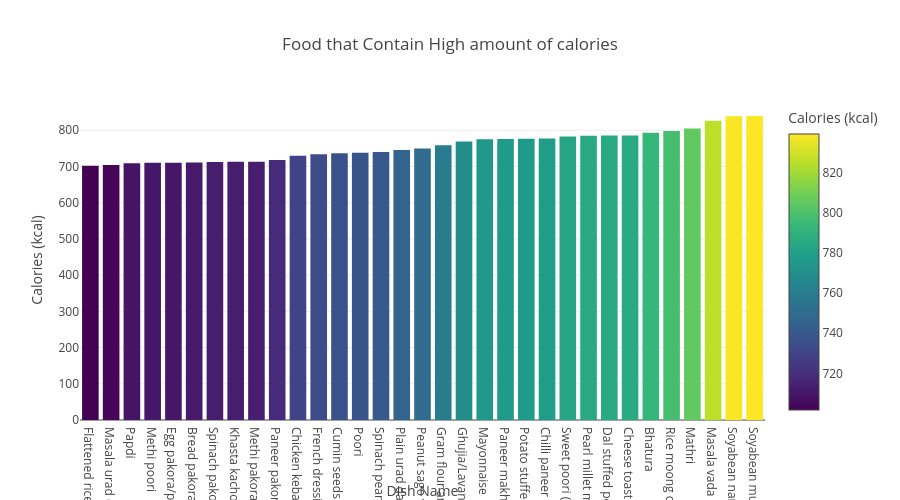

The code cell stored with this chart in its notebook:
### Code cell
fig = px.bar(df3, x='Dish Name', y ='Calories (kcal)', color = 'Calories (kcal)',title = "Food that Contain High amount of calories ", template = "none",height = 500, width = 900)
fig.show()

### Figure 1 — Plotly figure (JSON) as saved in the notebook; plotly's stock layout.template omitted (floating-point values rounded to 4 significant figures)
{"data": [{"hovertemplate": "Dish Name=%{x}<br>Calories (kcal)=%{marker.color}<extra></extra>", "legendgroup": "", "marker": {"color": [701.7, 703.8, 709.0, 710.0, 710.5, 711.0, 712.6, 712.7, 713.2, 718.1, 729.4, 733.8, 736.8, 737.6, 740.2, 745.5, 749.9, 758.9, 769.0, 774.9, 775.8, 776.7, 777.5, 782.8, 785.1, 785.2, 785.4, 793.2, 798.3, 805.1, 826.0, 838.5, 839.3], "coloraxis": "coloraxis", "pattern": {"shape": ""}}, "name": "", "orientation": "v", "showlegend": false, "textposition": "auto", "type": "bar", "x": ["Flattened rice cutlet (Chirwa cutlet/Chivda cutlet/Poha cutlet)", "Masala urad dal vada", "Papdi", "Methi poori", "Egg pakora/pakoda (Ande ke pakode)", "Bread pakora/pakoda", "Spinach pakora/pakoda (Palak pakoda)", "Khasta kachori", "Methi pakora/pakoda (Methi ke pakode)", "Paneer pakora/pakoda", "Chicken kebab", "French dressing", "Cumin seeds baghar (Jeera baghar/tadka)", "Poori", "Spinach peanut namak paras (Palak moongfali namak paras)", "Plain urad dal vada (Uzunne vada/Minapa garelu/Ulundu vadai/Medu vada)", "Peanut sago vada (Sabudana mungfali vada)", "Gram flour and semolina chilla/cheela/savory pancake (Besan suji chilla/cheela)", "Ghujia/Lavang latika", "Mayonnaise", "Paneer makhana korma", "Potato stuffed poori (Aloo ki poori)", "Chilli paneer", "Sweet poori (Meethi poori)", "Pearl millet mathri (Bajra mathri)", "Dal stuffed poori", "Cheese toast", "Bhatura", "Rice moong dal cheela (Chawal aur moong dal ka cheela)", "Mathri", "Masala vada", "Soyabean namak paras", "Soyabean muthias"], "xaxis": "x", "y": [701.7, 703.8, 709.0, 710.0, 710.5, 711.0, 712.6, 712.7, 713.2, 718.1, 729.4, 733.8, 736.8, 737.6, 740.2, 745.5, 749.9, 758.9, 769.0, 774.9, 775.8, 776.7, 777.5, 782.8, 785.1, 785.2, 785.4, 793.2, 798.3, 805.1, 826.0, 838.5, 839.3], "yaxis": "y"}], "layout": {"barmode": "relative", "coloraxis": {"colorbar": {"title": {"text": "Calories (kcal)"}}, "colorscale": [[0, "#440154"], [0.1111, "#482878"], [0.2222, "#3e4989"], [0.3333, "#31688e"], [0.4444, "#26828e"], [0.5556, "#1f9e89"], [0.6667, "#35b779"], [0.7778, "#6ece58"], [0.8889, "#b5de2b"], [1, "#fde725"]]}, "height": 500, "legend": {"tracegroupgap": 0}, "title": {"text": "Food that Contain High amount of calories "}, "width": 900, "xaxis": {"anchor": "y", "domain": [0, 1], "title": {"text": "Dish Name"}}, "yaxis": {"anchor": "x", "domain": [0, 1], "title": {"text": "Calories (kcal)"}}}}
